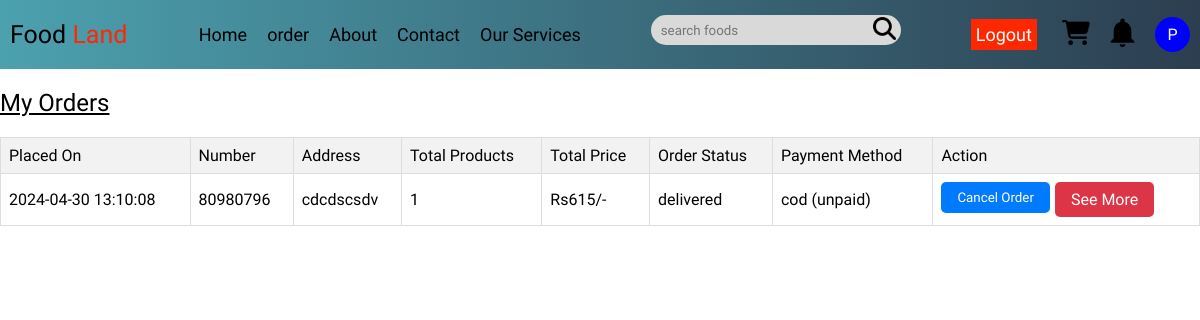
Page /pages/orders.php (signed in) on the earlier database version.
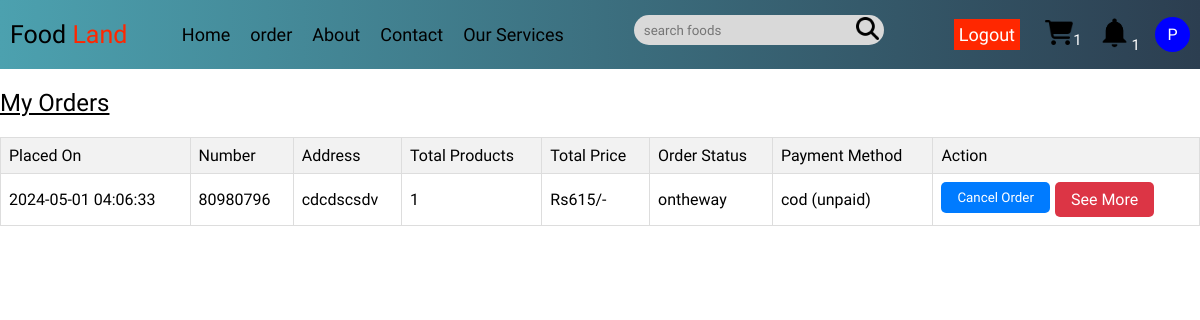
Same page on the later database version.
### tables this page shows
CREATE TABLE `orderss` (
  `id` varchar(100) NOT NULL DEFAULT uuid(),
  `orderStatus` enum('pending','confirm','ontheway','delivered','preparation','returned') DEFAULT 'pending',
  `amount` int(11) DEFAULT NULL,
  `userId` varchar(100) DEFAULT NULL,
  `paymentId` varchar(100) DEFAULT NULL,
  `createdAt` timestamp NOT NULL DEFAULT current_timestamp() ON UPDATE current_timestamp(),
  `quantity` int(11) DEFAULT NULL,
  `shippingAddress` varchar(255) DEFAULT NULL,
  `phoneNumber` varchar(10) DEFAULT NULL
);

CREATE TABLE `paymentdetails` (
  `id` varchar(100) NOT NULL DEFAULT uuid(),
  `paymentMethod` enum('khalti','cod','esewa') DEFAULT 'cod',
  `paymentStatus` enum('paid','unpaid','refund') DEFAULT 'unpaid',
  `pidx` varchar(255) DEFAULT NULL
);

### pages/orders.php (the view, shortened to what the changed rows need)
<?php
include('../components/fetchdata.php');
?>
<!DOCTYPE html>
<html lang="en">
<head>
   <link rel="stylesheet" href="https://cdnjs.cloudflare.com/ajax/libs/font-awesome/6.1.1/css/all.min.css">
</head>
<body>
   <?php include '../components/navbar.php' ?>
<div style="max-width:1280px;margin:0 auto;">
   <?php
   $select_orders_query = "SELECT * FROM `orderss`";
   $select_orders_result = mysqli_query($conn, $select_orders_query);
   if (mysqli_num_rows($select_orders_result) === 0) {
   ?>
      <div style="text-align:center;text-decoration:underline;margin-top:100px;">
         <h1>No orders yet</h1>
      </div>
   <?php
   } else {
   ?>
      <section class="orders">
         <h1 class="heading" style="margin:20px 0;text-decoration:underline" >My Orders</h1>
         <div class="table-responsive">
            <table class="order-table">
               <thead>
                  <tr>
                     <th>Placed On</th>
                     <th>Number</th>
                     <th>Address</th>
                     <th>Total Products</th>
                     <th>Total Price</th>
                     <th>Order Status</th>
                     <th>Payment Method</th>
                     <th>Action</th>
                  </tr>
               </thead>
               <tbody>
                  <?php
                  while ($fetch_orders = mysqli_fetch_assoc($select_orders_result)) {
                     $sql = mysqli_query($conn, "SELECT * FROM `paymentdetails` WHERE id='" . $fetch_orders['paymentId'] . "'");
                     $data = mysqli_fetch_assoc($sql);
                  ?>
                     <tr>
                        <td><?= $fetch_orders['createdAt']; ?></td>
                        <td><?= $fetch_orders['phoneNumber']; ?></td>
                        <td><?= $fetch_orders['shippingAddress']; ?></td>
                        <td><?= $fetch_orders['quantity']; ?></td>
                        <td>Rs<?= $fetch_orders['amount']; ?>/-</td>
                        <td><?= $fetch_orders['orderStatus']; ?></td>
                        <td><?= $data['paymentMethod']; ?> (<?= $data['paymentStatus']; ?>)</td>
                        <td>
                           <div style="display:flex;">
                              <form action="" method="POST" style="margin-right:5px;">
                                 <input type="submit" value="Cancel Order" class="btn" name="update_orderStatus">
                              </form>
                              <a href="./singleorder.php?orderId=<?= $fetch_orders['id']; ?>" class="delete-btn">See More</a>
                           </div>
                        </td>
                     </tr>
                  <?php
                  }
                  ?>
               </tbody>
            </table>
         </div>
      </section>
   <?php
   }
   ?>
</div>
</body>
</html>

### components/navbar.php (shortened to what the changed rows need)
<!DOCTYPE html>
<html lang="en">
<head>
</head>
<body>
    <?php
    require('../components/fetchdata.php');
    ?>
    <div style="display: flex; margin:0 auto;background: linear-gradient(90deg, #4ca1af, #2c3e50);">
        <nav>
            <div class="right_nav">
                <ul class='user'>
                    <li>
                <?php
    if(!isset($userId)){
        echo '<a href="../pages/cart.php"><img src="../assets/cart.png" alt="cart_icon" style="height:25px;" id="toggle_cart"></a>';
    } else {
        echo '<a href="../pages/cart.php"><img src="../assets/cart.png" alt="cart_icon" style="height:25px;" id="toggle_cart"></a>';
        $sql = mysqli_query($conn, "select * from `carts` where userid='$userId'");
        if($row = mysqli_num_rows($sql) > 0) {
             echo "<span style='color:white;font-size:15px;'>$row</span>";
        } else {
            echo "";
        }
    }
?>  </li>
         <li>
            <?php
              if(isset($userId)){
              echo' <a href="../pages/notification.php"><img src="../assets/notification.png" alt="" style="height:35px"></a>';
              $sql=mysqli_query($conn,"SELECT * from `notifications` Where userId='$userId'");
              if($row=mysqli_num_rows($sql)>0){
             echo "<span style='color:white;font-size:15px;'>$row</span>";
              }
              }else{
                echo "";
              }
          ?>
        </li>
                </ul>
            </div>
        </nav>
    </div>
</body>

Differences in the rows shown:
changed orderss "cdcdscsdv": createdAt "2024-04-30 13:10:08" → "2024-05-01 04:06:33"; orderStatus "delivered" → "ontheway"
Other differences:
$row: (not shown) → "1"
